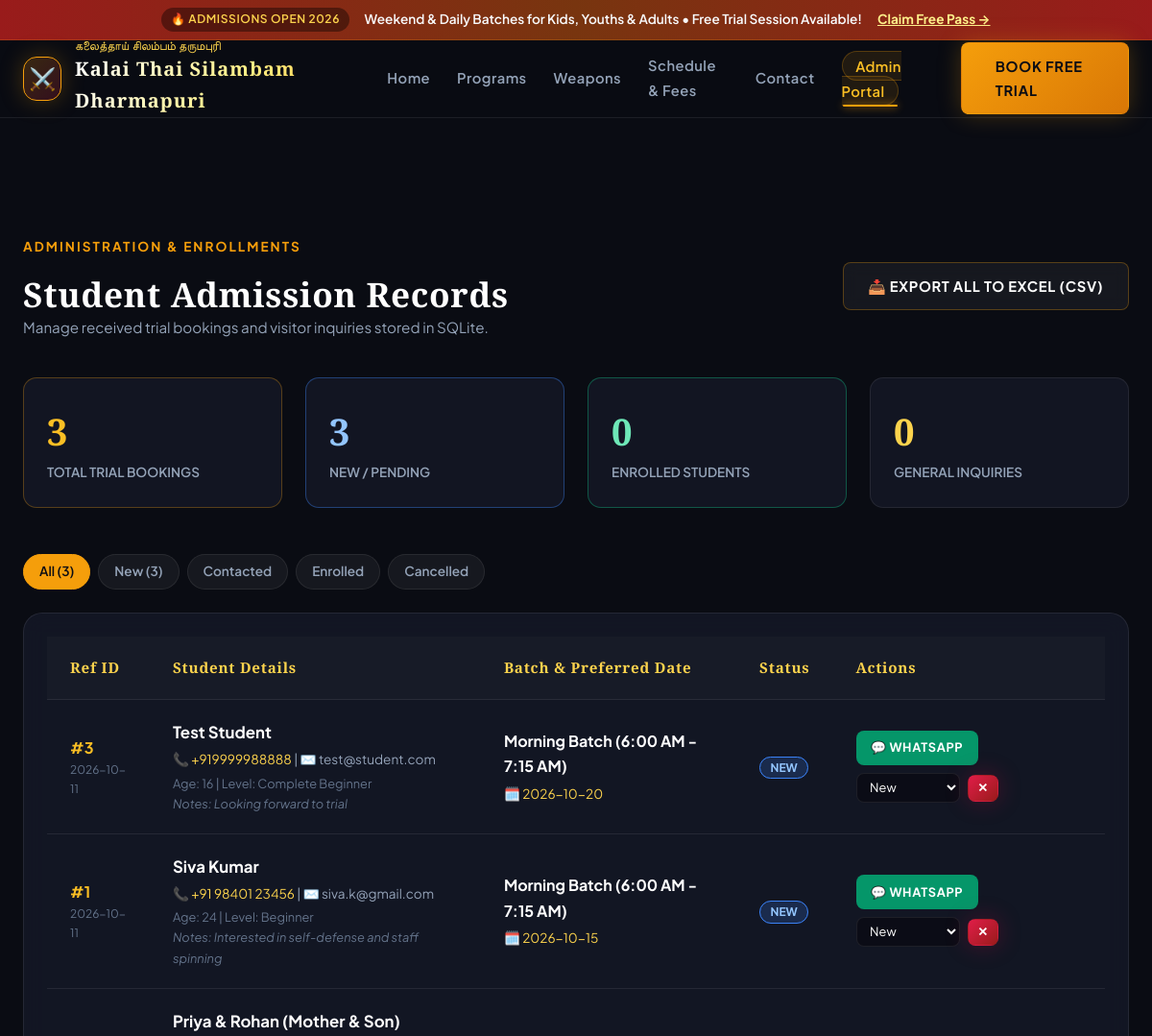
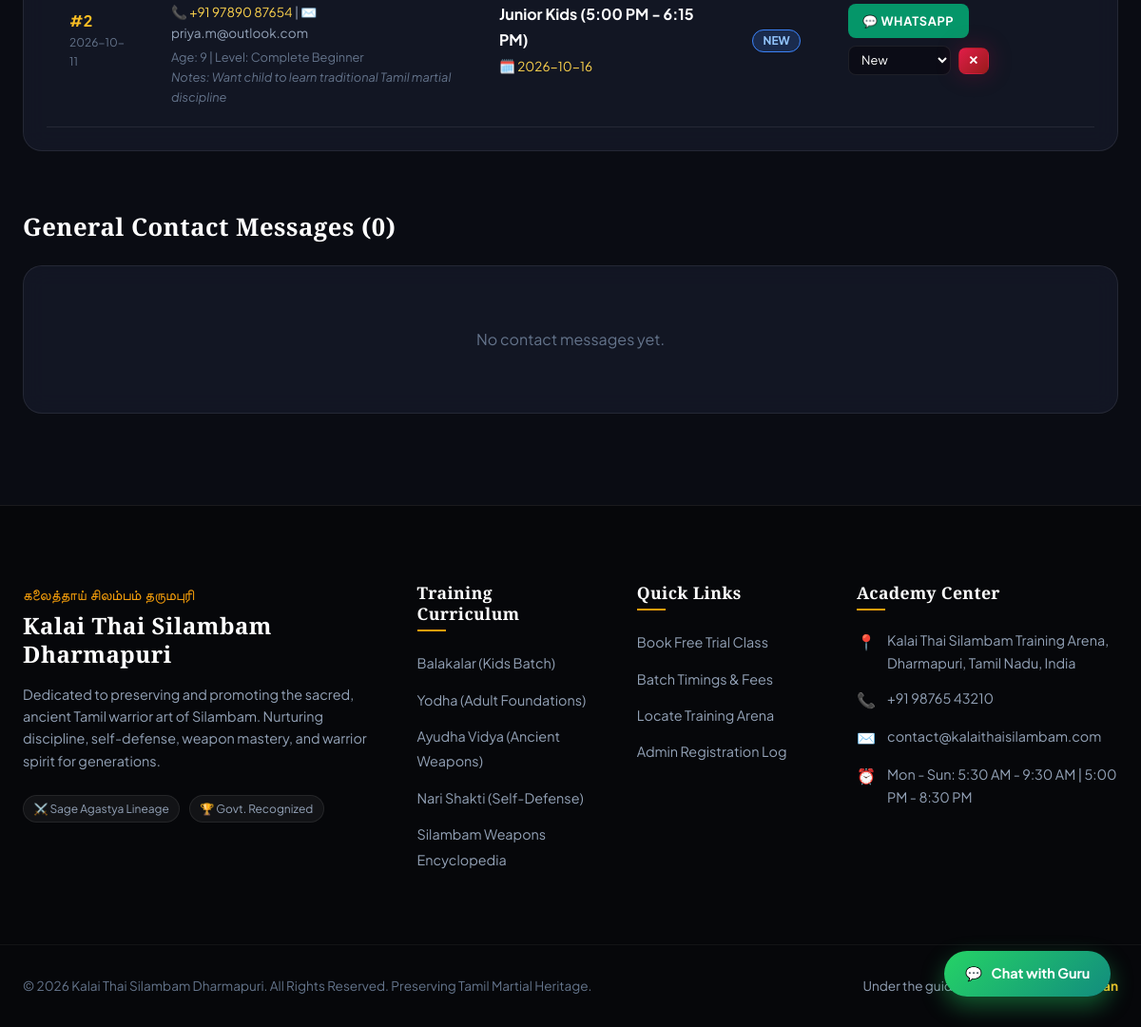
The page /admin on the database its author committed (2 pictures, top to bottom).
### tables this page shows
CREATE TABLE trial_bookings (
            id INTEGER PRIMARY KEY AUTOINCREMENT,
            name TEXT NOT NULL,
            phone TEXT NOT NULL,
            email TEXT,
            age INTEGER,
            experience_level TEXT,
            batch_preference TEXT,
            preferred_date TEXT,
            notes TEXT,
            status TEXT DEFAULT 'New',
            created_at TIMESTAMP DEFAULT CURRENT_TIMESTAMP
        );

### app.py (the view)
@app.route('/admin')
def admin_dashboard():
    status_filter = request.args.get('status', 'All')
    bookings = database.get_all_bookings(status_filter)
    inquiries = database.get_all_inquiries()
    stats = database.get_dashboard_stats()
    return render_template(
        'admin.html',
        bookings=bookings,
        inquiries=inquiries,
        stats=stats,
        current_filter=status_filter
    )

### templates/admin.html (shortened to what this page needs)
{% extends "base.html" %}
{% block content %}
<section class="section">
    <div class="container">
        <div class="admin-header-flex">
            <div>
                <span class="section-tag">ADMINISTRATION & ENROLLMENTS</span>
                <h1 style="font-size: 2.2rem; margin-top: 0.25rem;">Student Admission Records</h1>
                <p style="color: var(--text-secondary); font-size: 0.95rem;">Manage received trial bookings and visitor inquiries stored in SQLite.</p>
            </div>
            <div>
                <a href="{{ url_for('export_csv') }}" class="btn btn-secondary" id="exportCsvBtn">
                    📥 Export All to Excel (CSV)
                </a>
            </div>
        </div>
        <div class="admin-stats-grid">
            <div class="admin-stat-card gold-border">
                <span class="admin-stat-val">{{ stats.total_bookings }}</span>
                <span class="admin-stat-title">Total Trial Bookings</span>
            </div>
            <div class="admin-stat-card" style="border-color: rgba(59, 130, 246, 0.4);">
                <span class="admin-stat-val" style="color: #93c5fd;">{{ stats.new_bookings }}</span>
                <span class="admin-stat-title">New / Pending</span>
            </div>
            <div class="admin-stat-card" style="border-color: rgba(16, 185, 129, 0.4);">
                <span class="admin-stat-val" style="color: #6ee7b7;">{{ stats.enrolled_count }}</span>
                <span class="admin-stat-title">Enrolled Students</span>
            </div>
            <div class="admin-stat-card">
                <span class="admin-stat-val" style="color: #fcd34d;">{{ stats.total_inquiries }}</span>
                <span class="admin-stat-title">General Inquiries</span>
            </div>
        </div>
        <div class="filter-pills">
            <a href="{{ url_for('admin_dashboard', status='All') }}" class="filter-pill {% if current_filter == 'All' %}active{% endif %}">All ({{ stats.total_bookings }})</a>
            <a href="{{ url_for('admin_dashboard', status='New') }}" class="filter-pill {% if current_filter == 'New' %}active{% endif %}">New ({{ stats.new_bookings }})</a>
            <a href="{{ url_for('admin_dashboard', status='Contacted') }}" class="filter-pill {% if current_filter == 'Contacted' %}active{% endif %}">Contacted</a>
            <a href="{{ url_for('admin_dashboard', status='Enrolled') }}" class="filter-pill {% if current_filter == 'Enrolled' %}active{% endif %}">Enrolled</a>
            <a href="{{ url_for('admin_dashboard', status='Cancelled') }}" class="filter-pill {% if current_filter == 'Cancelled' %}active{% endif %}">Cancelled</a>
        </div>
        <div class="timetable-container" style="margin-bottom: 4rem;">
            {% if bookings %}
                <table class="timetable-table">
                    <thead>
                        <tr>
                            <th>Ref ID</th>
                            <th>Student Details</th>
                            <th>Batch & Preferred Date</th>
                            <th>Status</th>
                            <th>Actions</th>
                        </tr>
                    </thead>
                    <tbody>
                        {% for b in bookings %}
                            <tr>
                                <td>
                                    <strong style="color: var(--gold-light);">#{{ b.id }}</strong>
                                    <div style="font-size: 0.75rem; color: var(--text-muted);">{{ b.created_at[:10] }}</div>
                                </td>
                                <td>
                                    <strong style="font-size: 1.05rem; color: #ffffff;">{{ b.name }}</strong>
                                    <div style="font-size: 0.85rem; color: var(--text-secondary); margin-top: 0.2rem;">
                                        📞 <a href="tel:{{ b.phone }}" style="color: var(--text-gold);">{{ b.phone }}</a>
                                        {% if b.email %} | ✉️ {{ b.email }}{% endif %}
                                    </div>
                                    <div style="font-size: 0.8rem; color: var(--text-muted); margin-top: 0.2rem;">
                                        Age: {{ b.age or 'N/A' }} | Level: {{ b.experience_level }}
                                        {% if b.notes %}<br><em>Notes: {{ b.notes }}</em>{% endif %}
                                    </div>
                                </td>
                                <td>
                                    <strong style="color: #ffffff;">{{ b.batch_preference }}</strong>
                                    <div style="font-size: 0.85rem; color: var(--text-gold); margin-top: 0.25rem;">
                                        🗓️ {{ b.preferred_date or 'Flexible Date' }}
                                    </div>
                                </td>
                                <td>
                                    <span class="status-badge status-{{ b.status.lower() }}">{{ b.status }}</span>
                                </td>
                                <td>
                                    <div style="display: flex; gap: 0.5rem; align-items: center; flex-wrap: wrap;">
                                        <a href="https://wa.me/{{ b.phone|replace('+', '')|replace(' ', '') }}?text=Vanakkam%20{{ b.name }}!%20This%20is%20from%20{{ academy.name }}%20regarding%20your%20Silambam%20trial%20class."
                                           target="_blank"
                                           class="btn btn-sm"
                                           style="background: #059669; color: #ffffff;"
                                           title="WhatsApp Student">
                                            💬 WhatsApp
                                        </a>
                                        <form action="{{ url_for('update_status', booking_id=b.id) }}" method="POST" style="display: inline-flex; align-items: center;">
                                            <select name="status" onchange="this.form.submit()" class="form-control" style="padding: 0.35rem 0.6rem; font-size: 0.8rem; height: auto;">
                                                <option value="New" {% if b.status == 'New' %}selected{% endif %}>New</option>
                                            </select>
                                        </form>
                                        <form action="{{ url_for('delete_booking', booking_id=b.id) }}" method="POST" onsubmit="return confirm('Are you sure you want to delete booking #{{ b.id }}?');" style="display: inline;">
                                            <button type="submit" class="btn btn-sm btn-crimson" title="Delete record" style="padding: 0.35rem 0.6rem;">
                                                ✕
                                            </button>
                                        </form>
                                    </div>
                                </td>
                            </tr>
                        {% endfor %}
                    </tbody>
                </table>
            {% else %}
                <div style="text-align: center; padding: 3rem; color: var(--text-muted);">
                    <p style="font-size: 1.1rem; margin-bottom: 1rem;">No student trial bookings found under this filter.</p>
                    <a href="{{ url_for('book_trial') }}" class="btn btn-primary btn-sm">Add a Test Booking &rarr;</a>
                </div>
            {% endif %}
        </div>
        <h2 style="font-size: 1.6rem; margin-bottom: 1.5rem;">General Contact Messages ({{ stats.total_inquiries }})</h2>
        <div class="timetable-container">
            {% if inquiries %}
                <table class="timetable-table">
                    <thead>
                        <tr>
                            <th>Sender</th>
                            <th>Subject</th>
                            <th>Message</th>
                            <th>Date</th>
                        </tr>
                    </thead>
                    <tbody>
                        {% for inq in inquiries %}
                            <tr>
                                <td>
                                    <strong style="color: #ffffff;">{{ inq.name }}</strong>
                                    <div style="font-size: 0.85rem; color: var(--text-secondary);">
                                        📞 {{ inq.phone }} {% if inq.email %}| ✉️ {{ inq.email }}{% endif %}
                                    </div>
                                </td>
                                <td>
                                    <span style="color: var(--text-gold); font-weight: 600;">{{ inq.subject }}</span>
                                </td>
                                <td>
                                    <p style="font-size: 0.9rem; color: var(--text-primary); max-width: 450px;">{{ inq.message }}</p>
                                </td>
                                <td>
                                    <span style="font-size: 0.8rem; color: var(--text-muted);">{{ inq.created_at }}</span>
                                </td>
                            </tr>
                        {% endfor %}
                    </tbody>
                </table>
            {% else %}
                <div style="text-align: center; padding: 2.5rem; color: var(--text-muted);">
                    No contact messages yet.
                </div>
            {% endif %}
        </div>
    </div>
</section>
{% endblock %}

### rows shown on the page
trial_bookings: id "3", created_at "2026-10-11", name "Test Student", phone "+919999988888", email "test@student.com", age "16", experience_level "Complete Beginner", notes "Looking forward to trial", batch_preference "Morning Batch (6:00 AM - 7:15 AM)", preferred_date "2026-10-20", status "NEW", status "New"
trial_bookings: id "1", created_at "2026-10-11", name "Siva Kumar", phone "+91 98401 23456", email "siva.k@gmail.com", age "24", experience_level "Beginner", notes "Interested in self-defense and staff spinning", batch_preference "Morning Batch (6:00 AM - 7:15 AM)", preferred_date "2026-10-15", status "NEW", status "New"
trial_bookings: id "2", created_at "2026-10-11", name "Priya & Rohan (Mother & Son)", phone "+91 97890 87654", email "priya.m@outlook.com", age "9", experience_level "Complete Beginner", notes "Want child to learn traditional Tamil martial discipline", batch_preference "Junior Kids (5:00 PM - 6:15 PM)", preferred_date "2026-10-16", status "NEW", status "New"

### other values the page prints
{{ academy.tamil_name }} "கலைத்தாய் சிலம்பம் தருமபுரி"
{{ academy.name }} "Kalai Thai Silambam Dharmapuri"
{{ stats.total_bookings }} "3"
{{ stats.new_bookings }} "3"
{{ stats.enrolled_count }} "0"
{{ stats.total_inquiries }} "0"
{{ academy.address }} "Kalai Thai Silambam Training Arena, Dharmapuri, Tamil Nadu, India"
{{ academy.phone }} "+91 98765 43210"
{{ academy.email }} "contact@kalaithaisilambam.com"
{{ academy.timings }} "Mon - Sun: 5:30 AM - 9:30 AM | 5:00 PM - 8:30 PM"
{{ academy.head_master }} "Ashan Manikandan"
